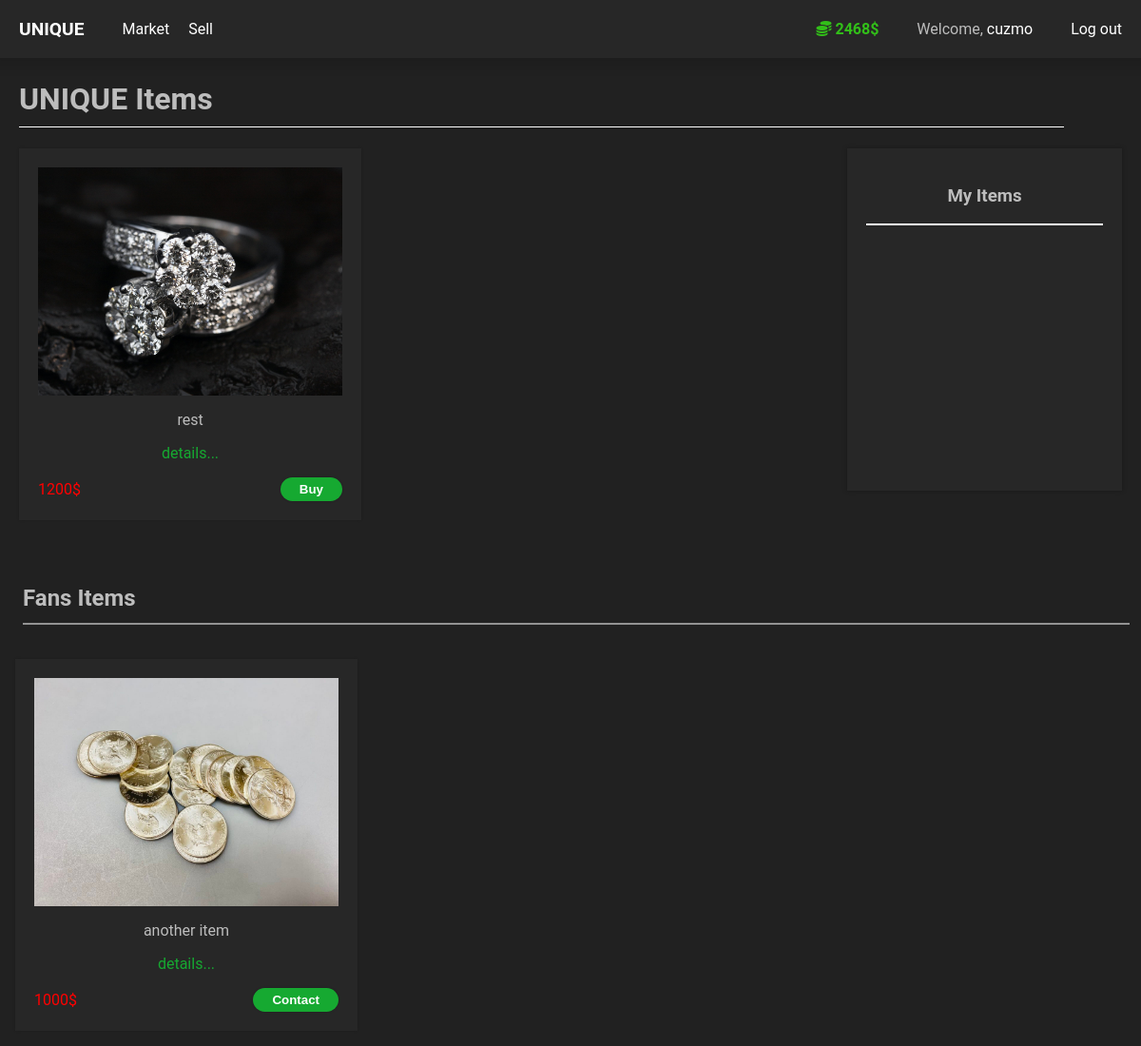
The app's page /market (signed in) with its own data.
### market/models.py (models this page shows, shortened)
class User(db.Model , UserMixin):
    id = db.Column(db.Integer, primary_key=True)
    username = db.Column(db.String(length=30), nullable=False, unique=True)
    email_address = db.Column(db.String(length=50), nullable=False, unique=True)
    password_hash = db.Column(db.String(length=60), nullable=False)
    budget = db.Column(db.Integer, nullable=False, default=3000)
    role = db.Column(db.String(length=20), nullable=False, default='customer')
    items = db.relationship('Item', backref='owner', lazy=True)
    @property
    def password(self):
        return self.password_hash

class Item(db.Model):
    id = db.Column(db.Integer, primary_key=True)
    name = db.Column(db.String(length=30), nullable=False, unique=True)
    price = db.Column(db.Integer, nullable=False)
    barcode = db.Column(db.String(length=12), nullable=False, unique=True)
    description = db.Column(db.String(length=1024), nullable=False, unique=True)
    image = db.Column(db.String(length=1024), nullable=False , unique=True)
    owner_id = db.Column(db.Integer, db.ForeignKey('user.id'))
    market = db.Column(db.Boolean, default=True)

### market/routes.py (the view)
@app.route('/market')
@login_required
def market_page():
    items = Item.query.filter_by(market=True)
    role = "admin"
    user_items = None
    pendings = []
    approved_items = []
    file = open('./market/customer_requests.json', 'r')
    temp = json.load(file)
    file.close()
    if current_user.role != 'admin':
        user_items = Item.query.filter_by(owner_id=current_user.id , market=False)
        role = "customer"
    else:
        for i in temp:
            if i['approved'] == "false":
                pendings.append(i)
    for i in temp:
        if i['approved'] == "true":
            approved_items.append(i)
    return render_template('market.html' , items=items , user_items=user_items , role=role , pendings=pendings , approved_items=approved_items)

### market/models.py (called while the page is built)
@login_manager.user_loader
def load_user(user_id):
    return User.query.get(int(user_id))

### market/templates/market.html (shortened to what this page needs)
{% extends 'base.html' %}
{% block content %}
    <h1 class="store_items"><span class="app_name">UNIQUE</span> Items</h1>
    <main>
        <div class="cards">
            {% for item in items %}
                <div class="card">
                    <div class="image_container">
                        <img src="../static/resources/{{item.image}}" alt="item_image">
                    </div>
                    <p class="item_name">{{ item.name }}</p>
                    <p><a href={{ url_for('item_page' , barcode=item.barcode) }}>details...</a></p>
                    <div class="crad_control">
                        <span class="item_price">{{ item.price }}$</span>
                        {% if role == 'admin' %}
                            <button class="delete" onclick="document.getElementById('{{ item.barcode }}').click();">
                                <a id={{ item.barcode }} href={{ url_for('delete_item' , barcode=item.barcode) }}>Delete</a>
                            </button>
                        {% else %}
                            <button class="buy" onclick="document.getElementById('{{ item.barcode }}').click();">
                                <a id={{ item.barcode }} href={{ url_for('item_sold' , barcode=item.barcode) }}>Buy</a>
                            </button>
                        {% endif %}
                    </div>
                </div>
            {% endfor %}
        </div>
        {% if role == 'customer' %}
            <div class="inventory">
                <h3>My Items</h3>
            </div>
        {% endif %}
    </main>
    <section>
        <h1 class="fan_section_h"><span class="app_name">Fans</span> Items</h1>
        <div class="fans_cards">
            {% for item in approved_items %}
                <div class="card">
                    <div class="image_container">
                        <img src="../static/resources/{{item.image}}" alt="item_image">
                    </div>
                    <p class="item_name">{{ item.name }}</p>
                    <p><a href={{ url_for('item_page' , barcode=item.barcode) }}>details...</a></p>
                    <div class="crad_control">
                        <span class="item_price">{{ item.price }}$</span>
                        {% if role == 'admin' %}
                            <button class="delete" onclick="document.getElementById('{{ item.barcode }}').click();">
                                <a id={{ item.barcode }} href={{ url_for('delete_pendding' , barcode=item.barcode) }}>Delete</a>
                            </button>
                        {% else %}
                            <button class="buy" onclick="document.getElementById('{{ item.barcode }}').click();">
                                <a id={{ item.barcode }} href={{ url_for('user_info' , user_id=item.user_id) }}>Contact</a>
                            </button>
                        {% endif %}
                    </div>
                </div>
            {% endfor %}
        </div>
    </section>
{% endblock %}

### market/templates/base.html (shortened to what this page needs)
<!DOCTYPE html>
<html lang="en">
<head>
    <link rel='stylesheet' href='../static/home.css'>
    <link rel='stylesheet' href='../static/market.css'>
    <link rel='stylesheet' href='../static/form.css'>
</head>
<body>
    <header class="header_container">
        <nav class="nav_bar">
            <div class="nav_routes">
                <p id="logo"><a href={{ url_for('home_page') }}>UNIQUE</a></p>
                <ul class="routes_list">
                    {% if current_user.is_authenticated %}
                        <li><a href={{ url_for('market_page') }}>Market</a></li>
                        <li><a href={{ url_for('sell_page') }}>Sell</a></li>
                    {% endif %}
                </ul>
            </div>
            {% if current_user.is_authenticated %}
                <ul class="auth_routes">
                    {% if current_user.role == 'customer' %}
                        <li>
                            <span class="budj">
                                <i class="fa-solid fa-coins"></i>
                                <a href={{ url_for('recharge_page') }}>{{ current_user.budget }}$</a>
                            </span>
                        </li>
                    {% endif %}
                    <li><span>Welcome, <a id="username" href="#">{{ current_user.username }}</a></span></li>
                    <li><a id="logout_a" href={{ url_for('logout_page') }}>Log out</a></li>
                </ul>
            {% else %}
                <ul class="auth_routes">
                    <li><a href={{ url_for('login_page') }}>Login</a></li>
                    <li><a href={{ url_for('register_page') }}>Register</a></li>
                </ul>
            {% endif %}
        </nav>
    </header>
    {% block content %}
    {% endblock %}
</body>
</html>

### market/static/home.css (style rules this page uses)
body { margin: 0; padding: 0; font-family: 'Roboto', sans-serif; background-color: #212121; color: #bdbdbd; padding-top: 4em; }
.header_container { width: 100%; position: fixed; top: 0; z-index: 1000; }
.nav_bar { display: flex; justify-content: space-between; align-items: center; background-color: #272727; padding: 0 20px ; box-shadow: 0 0 10px 10px rgba(0, 0, 0, 0.1); }
.nav_routes { display: flex; align-items: center; gap: 0px; }
.auth_routes { display: flex; gap: 40px; }
.routes_list { display: flex; align-items: center; gap: 20px; }
.nav_bar a { text-decoration: none; color: #fff; }
.nav_bar ul { list-style: none; }
#logo { font-size: 1.2rem; font-weight: 600; }
.budj , .budj a { color: #32bf19; font-weight: 600; }

### market/static/market.css (style rules this page uses)
main { display: flex; justify-content: space-between; padding: 0 20px; gap: 15px; margin-bottom: 10px; }
.store_items { margin-left: 20px; padding-bottom: 10px; border-bottom: 1.5px solid #ffffff; width: 34.35em; }
.cards { display: grid; grid-template-columns: repeat(3, 1fr); flex-grow: 1; gap: 10px; height: fit-content; }
.fans_cards { display: grid; grid-template-columns: repeat(4, 1fr); gap: 10px; height: fit-content; padding: 1em; }
.card { background-color: #272727; padding: 20px; box-shadow: 0 0 2.5px 0 rgba(0, 0, 0, 0.18); text-align: center; }
.inventory { background-color: #272727; padding: 20px; min-height: 20em; height: fit-content; width: 20em; box-shadow: 0 0 5px 0 rgba(0, 0, 0, 0.278); }
.card img { width: 20em; height: 15em; object-fit: cover; display: block; margin: auto; }
.card a { text-decoration: none; color: #16a931; }
.image_container { overflow: hidden; }
.crad_control { display: flex; justify-content: space-between; align-items: center; }
.crad_control span { color: red; }
.crad_control button { outline: none; border: none; color: #272727; box-shadow: 0 0 2.5px 0 rgba(0, 0, 0, 0.18); padding: 5px 20px; border-radius: 1em; cursor: pointer; font-weight: bold; }
.buy { background-color: #16a931; }
.buy a { color: #ffffff; text-decoration: none; }
.inventory h3 { text-align: center; border-bottom: 2px solid #ffffff; padding-bottom: 1em; }
.fan_section_h { margin-left: 1em; padding-top: 2em; padding-bottom: .5em; border-bottom: 2px solid #ffffff83; width: 97%; font-size: 1.5rem; }

### records on screen
User: budget "2468", username "cuzmo"
Item: image (picture), name "rest", price "1200"

### other values on screen
{{ item.name }} "another item"
{{ item.price }} "1000"
